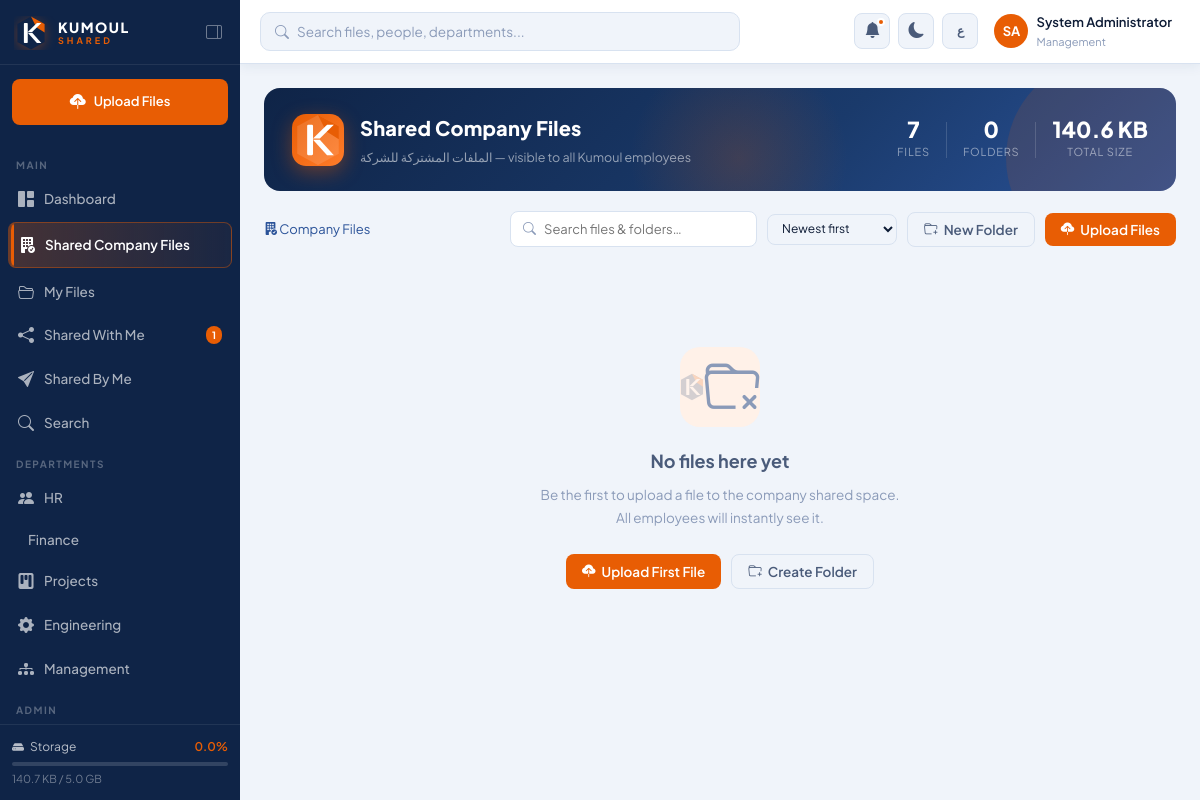
Screenshot of /company/?folder_id=1 (signed in) with the database file from the repository.
### app/models.py (models this page shows, shortened)
class User(UserMixin, db.Model):
    __tablename__ = 'users'
    id = db.Column(db.Integer, primary_key=True)
    username = db.Column(db.String(80), unique=True, nullable=False)
    email = db.Column(db.String(120), unique=True, nullable=False)
    full_name = db.Column(db.String(150), nullable=False)
    full_name_ar = db.Column(db.String(150))
    department = db.Column(db.String(100), nullable=False, default='General')
    role = db.Column(db.String(20), nullable=False, default='employee')
    password_hash = db.Column(db.String(256), nullable=False)
    is_active = db.Column(db.Boolean, default=True)
    avatar_color = db.Column(db.String(20), default='#1a3a6b')
    storage_used = db.Column(db.BigInteger, default=0)
    storage_limit = db.Column(db.BigInteger, default=5 * 1024 * 1024 * 1024)
    created_at = db.Column(db.DateTime, default=datetime.utcnow)
    last_login = db.Column(db.DateTime)
    theme = db.Column(db.String(10), default='light')
    language = db.Column(db.String(5), default='en')
    files = db.relationship('File', backref='owner', lazy='dynamic', foreign_keys='File.owner_id')
    folders = db.relationship('Folder', backref='owner', lazy='dynamic', foreign_keys='Folder.owner_id')
    notifications = db.relationship('Notification', backref='user', lazy='dynamic')
    sent_shares = db.relationship('FileShare', backref='sender', lazy='dynamic', foreign_keys='FileShare.sender_id')
    received_shares = db.relationship('FileShare', backref='recipient', lazy='dynamic', foreign_keys='FileShare.recipient_id')
    def get_initials(self):
        parts = self.full_name.split()
        if len(parts) >= 2:
            return parts[0][0].upper() + parts[-1][0].upper()
        return self.full_name[:2].upper()
    def storage_percent(self):
        if self.storage_limit == 0:
            return 0
        return min(100, round((self.storage_used / self.storage_limit) * 100, 1))

### app/routes/company.py (the view, shortened to what this page needs)
@company_bp.route('/')
@login_required
def index():
    folder_id = request.args.get('folder_id', type=int)
    page = request.args.get('page', 1, type=int)
    q = request.args.get('q', '')
    sort = request.args.get('sort', 'newest')
    folder_query = SharedFolder.query.filter_by(parent_id=folder_id)
    file_query = SharedFile.query.filter_by(folder_id=folder_id)
    if sort == 'oldest':
        file_query = file_query.order_by(SharedFile.created_at.asc())
    elif sort == 'name':
        file_query = file_query.order_by(SharedFile.original_name.asc())
    elif sort == 'size':
        file_query = file_query.order_by(SharedFile.file_size.desc())
    else:
        file_query = file_query.order_by(SharedFile.created_at.desc())
    folders = folder_query.all()
    files = file_query.paginate(page=page, per_page=20, error_out=False)
    total_files = SharedFile.query.count()
    total_folders = SharedFolder.query.count()
    total_bytes = db.session.query(
        db.func.sum(SharedFile.file_size)
    ).scalar() or 0
    current_folder = SharedFolder.query.get(folder_id) if folder_id else None
    all_folders = SharedFolder.query.all()
    return render_template(
        'company/index.html',
        folders=folders,
        files=files,
        current_folder=current_folder,
        breadcrumb=[],
        q=q,
        sort=sort,
        total_files=total_files,
        total_folders=total_folders,
        total_bytes=total_bytes,
        all_folders=all_folders
    )

### app/__init__.py (called while the page is built)
def fmt_bytes(size):
    if not size:
        return '0 B'
    for unit in ['B', 'KB', 'MB', 'GB', 'TB']:
        if size < 1024:
            return f"{size:.1f} {unit}"
        size /= 1024
    return f"{size:.1f} TB"

### app/models.py (called while the page is built)
@login_manager.user_loader
def load_user(user_id):
    return User.query.get(int(user_id))

### app/templates/company/index.html (shortened to what this page needs)
{% extends 'base.html' %}
{% block content %}
<div class="company-hero">
  <div class="company-hero-inner">
    <div class="company-hero-icon">
    </div>
    <div>
      <div class="company-hero-title">Shared Company Files</div>
      <div class="company-hero-sub">الملفات المشتركة للشركة — visible to all Kumoul employees</div>
    </div>
  </div>
  <div class="company-hero-stats">
    <div class="hero-stat">
      <span class="hero-stat-value">{{ total_files }}</span>
      <span class="hero-stat-label">Files</span>
    </div>
    <div class="hero-stat">
      <span class="hero-stat-value">{{ total_folders }}</span>
      <span class="hero-stat-label">Folders</span>
    </div>
    <div class="hero-stat">
      <span class="hero-stat-value">{{ format_bytes(total_bytes) }}</span>
      <span class="hero-stat-label">Total Size</span>
    </div>
  </div>
</div>
<div class="company-toolbar">
  <nav class="breadcrumb" style="margin-bottom:0;flex:1">
    <a href="{{ url_for('company.index') }}">
      <i class="bi bi-building-fill-check"></i> Company Files
    </a>
  </nav>
  <div class="company-toolbar-right">
    <form method="GET" action="{{ url_for('company.index') }}" class="company-search-form">
      <div class="company-search-wrap">
        <i class="bi bi-search"></i>
        <input type="text" name="q" value="{{ q }}" placeholder="Search files & folders…" autocomplete="off">
      </div>
    </form>
    <form method="GET" action="{{ url_for('company.index') }}" id="sortForm">
      <select name="sort" class="form-control" style="width:130px;font-size:12px;padding:6px 10px"
              onchange="document.getElementById('sortForm').submit()">
        <option value="newest" {{ 'selected' if sort=='newest' }}>Newest first</option>
      </select>
    </form>
    <button class="btn btn-outline" onclick="openModal('newFolderModal')">
      <i class="bi bi-folder-plus"></i> New Folder
    </button>
    <button class="btn btn-orange" onclick="openModal('uploadModal')">
      <i class="bi bi-cloud-upload-fill"></i> Upload Files
    </button>
  </div>
</div>
{% if not folders and not files.items %}
<div class="company-empty">
  <div class="company-empty-icon">
    <i class="bi bi-folder-x" style="font-size:56px;color:var(--text-3)"></i>
  </div>
  <h3>No files here yet</h3>
  <p>Be the first to upload a file to the company shared space.<br>All employees will instantly see it.</p>
  <div style="display:flex;gap:10px;justify-content:center">
    <button class="btn btn-orange" onclick="openModal('uploadModal')">
      <i class="bi bi-cloud-upload-fill"></i> Upload First File
    </button>
    <button class="btn btn-outline" onclick="openModal('newFolderModal')">
      <i class="bi bi-folder-plus"></i> Create Folder
    </button>
  </div>
</div>
{% endif %}
{% endblock %}

### app/templates/base.html (shortened to what this page needs)
<!DOCTYPE html>
<html lang="{{ current_user.language if current_user.is_authenticated else 'en' }}"
      dir="{{ 'rtl' if (current_user.is_authenticated and current_user.language == 'ar') else 'ltr' }}"
      data-theme="{{ current_user.theme if current_user.is_authenticated else 'light' }}">
<head>
  <link href="https://cdn.jsdelivr.net/npm/bootstrap-icons@1.11.3/font/bootstrap-icons.css" rel="stylesheet">
  <link rel="stylesheet" href="{{ url_for('static', filename='css/main.css') }}">
</head>
<body>
{% if current_user.is_authenticated %}
<div class="sidebar" id="sidebar">
  <div class="sidebar-brand">
    <a href="{{ url_for('dashboard.home') }}" class="brand-logo-link">
      <div class="brand-logo-full">
        <div class="brand-text">
          <span class="brand-name">KUMOUL</span>
          <span class="brand-sub">SHARED</span>
        </div>
      </div>
    </a>
    <button class="sidebar-toggle-btn" id="sidebarToggle" title="Toggle sidebar">
      <i class="bi bi-layout-sidebar-reverse"></i>
    </button>
  </div>
  <div class="sidebar-quick-upload">
    <a href="{{ url_for('files.upload') }}" class="btn-quick-upload">
      <i class="bi bi-cloud-upload-fill"></i>
      <span>Upload Files</span>
    </a>
  </div>
  <nav class="sidebar-nav">
    <div class="nav-section-label">Main</div>
    <a href="{{ url_for('dashboard.home') }}"
       class="nav-link {% if request.endpoint == 'dashboard.home' %}active{% endif %}">
      <i class="bi bi-grid-1x2-fill"></i><span>Dashboard</span>
    </a>
    <a href="{{ url_for('company.index') }}"
       class="nav-link nav-link-company {% if 'company.' in (request.endpoint or '') %}active{% endif %}">
      <i class="bi bi-building-fill-check"></i>
      <span>Shared Company Files</span>
    </a>
    <a href="{{ url_for('files.list_files') }}"
       class="nav-link {% if request.endpoint in ['files.list_files','files.upload','files.view_file'] %}active{% endif %}">
      <i class="bi bi-folder2-open"></i><span>My Files</span>
    </a>
    <a href="{{ url_for('sharing.shared_with_me') }}"
       class="nav-link {% if request.endpoint == 'sharing.shared_with_me' %}active{% endif %}">
      <i class="bi bi-share-fill"></i>
      <span>Shared With Me</span>
      {% if unread_notifications > 0 %}
      <span class="nav-badge">{{ unread_notifications }}</span>
      {% endif %}
    </a>
    <a href="{{ url_for('sharing.shared_by_me') }}"
       class="nav-link {% if request.endpoint == 'sharing.shared_by_me' %}active{% endif %}">
      <i class="bi bi-send-fill"></i><span>Shared By Me</span>
    </a>
    <a href="{{ url_for('search.search') }}"
       class="nav-link {% if request.endpoint == 'search.search' %}active{% endif %}">
      <i class="bi bi-search"></i><span>Search</span>
    </a>
    <div class="nav-section-label">Departments</div>
    {% set dept_icons = {'HR':'people','Finance':'cash-stack','Projects':'kanban','Engineering':'gear','Management':'diagram-3'} %}
    {% for dept in ['HR','Finance','Projects','Engineering','Management'] %}
    <a href="{{ url_for('files.list_files', dept=dept) }}"
       class="nav-link {% if request.args.get('dept') == dept %}active{% endif %}">
      <i class="bi bi-{{ dept_icons[dept] }}-fill"></i>
      <span>{{ dept }}</span>
    </a>
    {% endfor %}
    {% if current_user.role == 'admin' %}
    <div class="nav-section-label">Admin</div>
    <a href="{{ url_for('admin.dashboard') }}"
       class="nav-link {% if 'admin' in (request.endpoint or '') %}active{% endif %}">
    </a>
    {% endif %}
  </nav>
  <div class="sidebar-footer">
    <div class="storage-widget">
      <div class="storage-header">
        <i class="bi bi-hdd-fill"></i>
        <span>Storage</span>
        <span class="storage-percent">{{ current_user.storage_percent() }}%</span>
      </div>
      <div class="storage-bar">
      </div>
      <div class="storage-detail">
        {{ format_bytes(current_user.storage_used) }} / {{ format_bytes(current_user.storage_limit) }}
      </div>
    </div>
  </div>
</div>
<div class="main-wrapper" id="mainWrapper">
  <header class="topbar">
    <div class="topbar-left">
      <form action="{{ url_for('search.search') }}" method="GET" class="topbar-search">
        <i class="bi bi-search search-icon"></i>
        <input type="text" name="q"
               placeholder="Search files, people, departments..."
               value="{{ request.args.get('q', '') }}" autocomplete="off">
      </form>
    </div>
    <div class="topbar-right">
      <div class="topbar-notif" id="notifBtn">
        <button class="icon-btn" title="Notifications">
          <i class="bi bi-bell-fill"></i>
          <span class="notif-dot" id="notifDot"
                {% if unread_notifications == 0 %}style="display:none"{% endif %}></span>
        </button>
      </div>
      <button class="icon-btn theme-toggle" id="themeToggle" title="Toggle dark/light mode">
        <i class="bi bi-{{ 'sun-fill' if current_user.theme == 'dark' else 'moon-fill' }}"></i>
      </button>
      <button class="icon-btn lang-toggle" id="langToggle" title="Toggle language">
        <span>{{ 'EN' if current_user.language == 'ar' else 'ع' }}</span>
      </button>
      <div class="topbar-user" id="userMenuBtn">
        <div class="user-avatar" style="background:{{ current_user.avatar_color }}">
          {{ current_user.get_initials() }}
        </div>
        <div class="user-info">
          <span class="user-name">{{ current_user.full_name }}</span>
          <span class="user-dept">{{ current_user.department }}</span>
        </div>
      </div>
    </div>
  </header>
  <main class="page-content">
    {% block content %}{% endblock %}
  </main>
</div>
{% else %}
  {% block auth_content %}{% endblock %}
{% endif %}
</body>
</html>

### rows the page displays
User: is_active True (drawn), storage_percent "0.0", storage_used "140.7 KB", storage_limit "5.0 GB", language "ع", get_initials "SA", full_name "System Administrator", department "Management"

### other values shown
{{ unread_notifications }} "1"
{{ dept }} "HR" "Finance" "Projects" "Engineering" "Management"
{{ total_files }} "7"
{{ total_folders }} "0"
